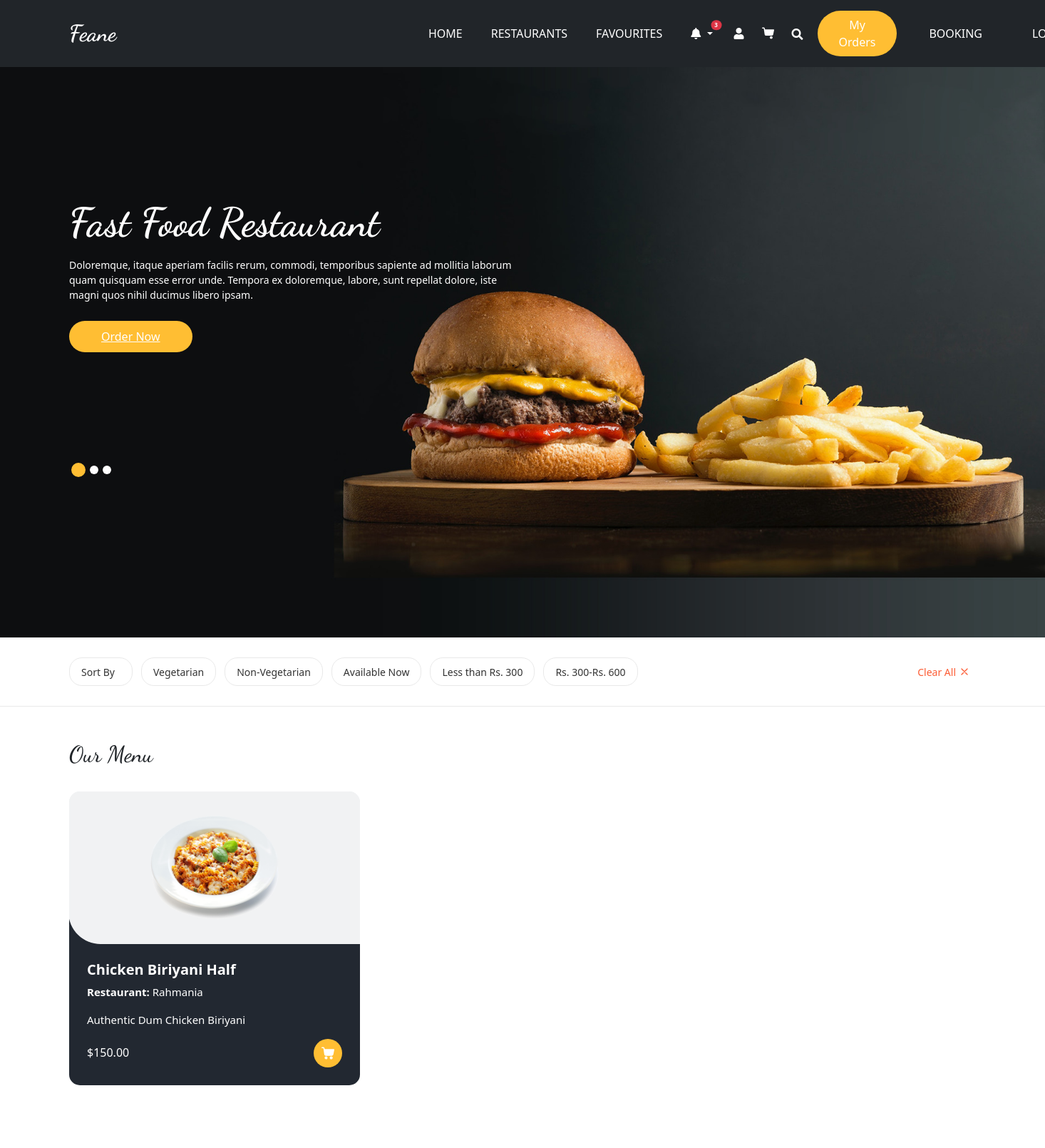
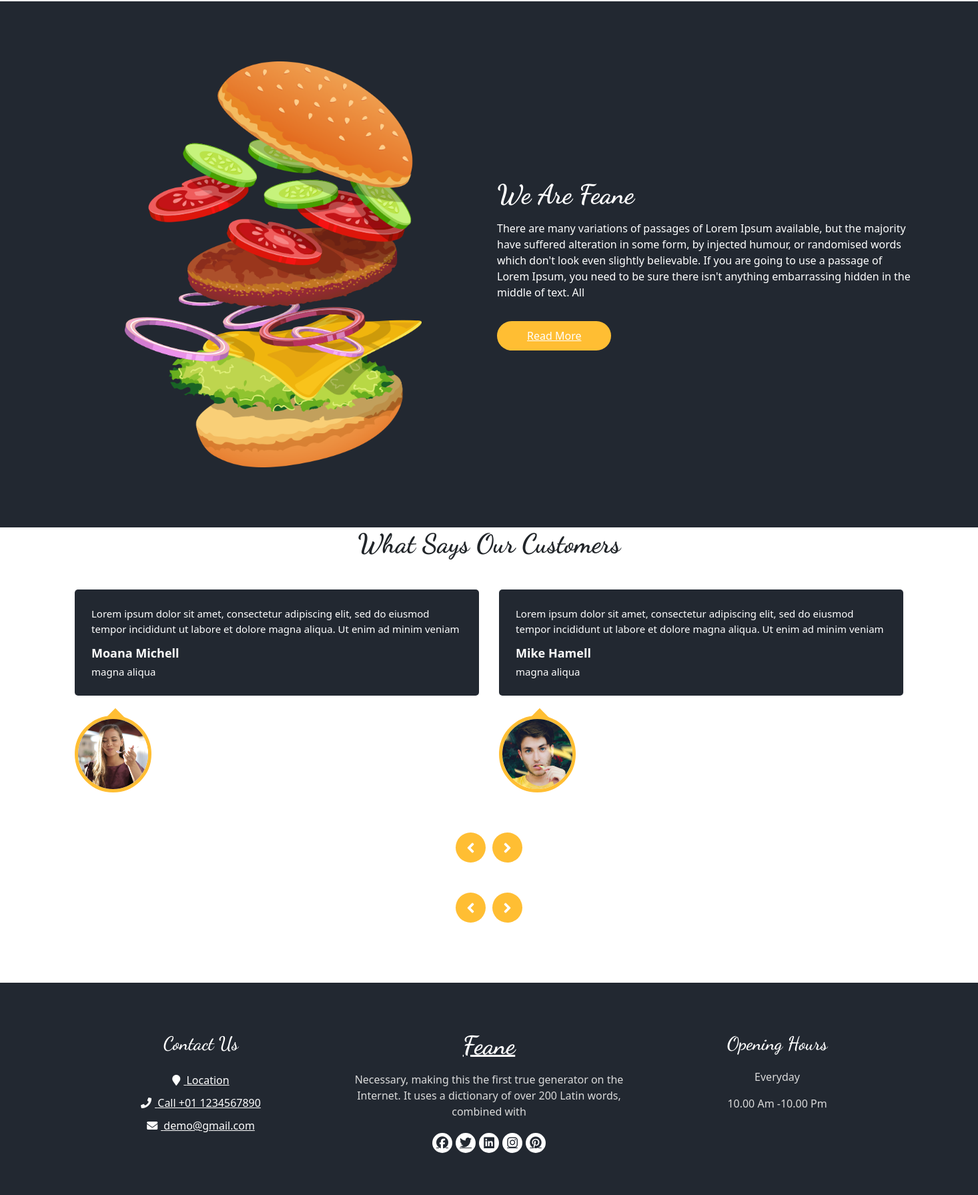
The app's page /customer_home/ (signed in, upper part) with its own data (2 pictures, top to bottom).
### core/models.py (models this page shows, shortened)
class FoodItem(models.Model):
    FOOD_TYPE_CHOICES = (
        ('veg', 'Vegetarian'),
        ('non_veg', 'Non-Vegetarian'),
        ('seasonal', 'Seasonal')
    )
    STATUS_CHOICES = (
        ('available', 'Available'),
        ('out_of_stock', 'Out of Stock')
    )
    restaurant = models.ForeignKey(Restaurant, on_delete=models.CASCADE, related_name='menu_items')
    name = models.CharField(max_length=255)
    description = models.TextField()
    price = models.DecimalField(max_digits=10, decimal_places=2)
    category = models.ForeignKey(Category, on_delete=models.CASCADE)
    ingredients = models.ManyToManyField(Ingredient)
    image = models.ImageField(upload_to='food_pics/')
    food_type = models.CharField(max_length=10, choices=FOOD_TYPE_CHOICES)
    status = models.CharField(max_length=15, choices=STATUS_CHOICES, default='available')

class Restaurant(models.Model):
    role = models.CharField(max_length=20, default='Restaurent_owner')
    owner = models.OneToOneField(User, on_delete=models.CASCADE, related_name='Restaurant')
    name = models.CharField(max_length=255)
    description = models.TextField()
    cuisine_type = models.CharField(max_length=100)
    street = models.CharField(max_length=255, default="street")
    city = models.CharField(max_length=100, default="city")
    state = models.CharField(max_length=100, default="state")
    postal_code = models.CharField(max_length=10, default="000000")
    country = models.CharField(max_length=100, default="country")
    phone_number = models.CharField(max_length=15)
    opening_time = models.TimeField()
    closing_time = models.TimeField()
    status_choices = (
        ('open', 'Open'),
        ('close', 'Close'),
        )
    status = models.CharField(max_length=5, choices=status_choices, default='open')
    profile_picture = models.ImageField(upload_to='restaurant_pics/')
    instagram_link = models.URLField(blank=True, null=True)
    twitter_link = models.URLField(blank=True, null=True)
    dining_capacity = models.PositiveIntegerField(validators=[MinValueValidator(1)], default=50)
    average_rating = models.FloatField(default=0.0)

### core/views.py (the view, shortened to what this page needs)
# urls.py: path('customer_home/', views.customer_home, name='customer_home'),
@login_required
def customer_home(request):
    food_items = FoodItem.objects.all()
    food_type = request.GET.get('food_type')
    status = request.GET.get('status')
    price_range = request.GET.get('price_range')
    sort_by = request.GET.get('sort')
    if food_type:
        food_items = food_items.filter(food_type=food_type)
    if status:
        food_items = food_items.filter(status=status)
    if price_range:
        try:
            min_price, max_price = map(float, price_range.split('-'))
            food_items = food_items.filter(price__gte=min_price, price__lte=max_price)
        except (ValueError, AttributeError):
            pass
    if not any([food_type, status, price_range, sort_by]):
        restaurants = Restaurant.objects.all()
        latest_items = []
        for restaurant in restaurants:
            latest_item = FoodItem.objects.filter(restaurant=restaurant).order_by('-id').first()
            if latest_item:
                latest_items.append(latest_item.id)
        food_items = FoodItem.objects.filter(id__in=latest_items)
    context = {
        'user': request.user,
        'latest_food_items': food_items,
        'filters': {
            'food_type': food_type,
            'status': status,
            'price_range': price_range,
        },
        'sort_by': sort_by,
    }
    return render(request, 'customer/home.html', context)

### core/context_processors.py (called while the page is built)
def notification_context(request):
    if request.user.is_authenticated:
        unread_count = get_user_notifications(request.user, unread_only=True).count()
        return {'unread_notifications_count': unread_count}
    return {'unread_notifications_count': 0}

### core/utils.py (called while the page is built)
def get_user_notifications(user, unread_only=False):
    notifications = Notification.objects.filter(user=user)
    if unread_only:
        notifications = notifications.filter(is_read=False)
    return notifications.order_by('-created_at')

### core/templates/customer/home.html (shortened to what this page needs)
{% extends 'customer/base.html' %}
{% load static %}
{% block content %}
<!DOCTYPE html>
<html>
<head>
</head>
<body>
  <div class="hero_area">
    <div class="bg-box">
      <img src="{% static 'images/hero-bg.jpg' %}" alt="">
    </div>
    <section class="slider_section ">
      <div id="customCarousel1" class="carousel slide" data-ride="carousel">
        <div class="carousel-inner">
          <div class="carousel-item active">
            <div class="container ">
              <div class="row">
                <div class="col-md-7 col-lg-6 ">
                  <div class="detail-box">
                    <h1>
                      Fast Food Restaurant
                    </h1>
                    <p>
                      Doloremque, itaque aperiam facilis rerum, commodi, temporibus sapiente ad mollitia laborum quam quisquam esse error unde. Tempora ex doloremque, labore, sunt repellat dolore, iste magni quos nihil ducimus libero ipsam.
                    </p>
                    <div class="btn-box">
                      <a href="" class="btn1">
                        Order Now
                      </a>
                    </div>
                  </div>
                </div>
              </div>
            </div>
          </div>
        </div>
        <div class="container">
          <ol class="carousel-indicators">
            <li data-target="#customCarousel1" data-slide-to="0" class="active"></li>
            <li data-target="#customCarousel1" data-slide-to="1"></li>
            <li data-target="#customCarousel1" data-slide-to="2"></li>
          </ol>
        </div>
      </div>
    </section>
  </div>
  <div class="filter-section">
    <div class="container">
        <div class="filter-container">
            <div class="sort-by-container">
                <button class="filter-item" onclick="toggleSortDropdown()">
                    Sort By
                </button>
            </div>
            <button class="filter-item" onclick="toggleFilter(this)" data-filter="food_type" data-value="veg">Vegetarian</button>
            <button class="filter-item" onclick="toggleFilter(this)" data-filter="food_type" data-value="non_veg">Non-Vegetarian</button>
            <button class="filter-item" onclick="toggleFilter(this)" data-filter="status" data-value="available">Available Now</button>
            <button class="filter-item" onclick="toggleFilter(this)" data-filter="price_range" data-value="0-300">Less than Rs. 300</button>
            <button class="filter-item" onclick="toggleFilter(this)" data-filter="price_range" data-value="300-600">Rs. 300-Rs. 600</button>
            <button class="clear-filters" onclick="clearAllFilters()">
                Clear All
                <svg class="clear-icon" viewBox="0 0 24 24" fill="none" stroke="currentColor">
                    <path d="M18 6L6 18M6 6l12 12" stroke-width="2" stroke-linecap="round"/>
                </svg>
            </button>
        </div>
    </div>
</div>
  <section class="food_section layout_padding-bottom">
    <div class="container mt-5">
      <h2>Our Menu</h2>
      <div class="row">
          {% for item in latest_food_items %}
              <div class="col-sm-6 col-lg-4">
                  <div class="box">
                      <div class="img-box">
                          <img src="{{ item.image.url }}" alt="{{ item.name }}">
                      </div>
                      <div class="detail-box">
                          <h5>{{ item.name }}</h5>
                          <p><strong>Restaurant:</strong> {{ item.restaurant.name }}</p>
                          <p>{{ item.description }}</p>
                          <div class="options">
                              <h6>${{ item.price }}</h6>
                              <a href="{% url 'add_to_cart' item.id %}">
                              </a>
                          </div>
                      </div>
                  </div>
              </div>
          {% endfor %}
      </div>
  </div>
  </section>
  <section class="about_section layout_padding">
    <div class="container  ">
      <div class="row">
        <div class="col-md-6 ">
          <div class="img-box">
            <img src="{% static 'images/about-img.png' %}" alt="">
          </div>
        </div>
        <div class="col-md-6">
          <div class="detail-box">
            <div class="heading_container">
              <h2>
                We Are Feane
              </h2>
            </div>
            <p>
              There are many variations of passages of Lorem Ipsum available, but the majority have suffered alteration
              in some form, by injected humour, or randomised words which don't look even slightly believable. If you
              are going to use a passage of Lorem Ipsum, you need to be sure there isn't anything embarrassing hidden in
              the middle of text. All
            </p>
            <a href="">
              Read More
            </a>
          </div>
        </div>
      </div>
    </div>
  </section>
  <section class="client_section layout_padding-bottom">
    <div class="container">
      <div class="heading_container heading_center psudo_white_primary mb_45">
        <h2>
          What Says Our Customers
        </h2>
      </div>
      <div class="carousel-wrap row ">
        <div class="owl-carousel client_owl-carousel">
          <div class="item">
            <div class="box">
              <div class="detail-box">
                <p>
                  Lorem ipsum dolor sit amet, consectetur adipiscing elit, sed do eiusmod tempor incididunt ut labore et dolore magna aliqua. Ut enim ad minim veniam
                </p>
                <h6>
                  Moana Michell
                </h6>
                <p>
                  magna aliqua
                </p>
              </div>
              <div class="img-box">
                <img src="{% static 'images/client1.jpg' %}" alt="" class="box-img">
              </div>
            </div>
          </div>
          <div class="item">
            <div class="box">
              <div class="detail-box">
                <p>
                  Lorem ipsum dolor sit amet, consectetur adipiscing elit, sed do eiusmod tempor incididunt ut labore et dolore magna aliqua. Ut enim ad minim veniam
                </p>
                <h6>
                  Mike Hamell
                </h6>
                <p>
                  magna aliqua
                </p>
              </div>
              <div class="img-box">
                <img src="{% static 'images/client2.jpg' %}" alt="" class="box-img">
              </div>
            </div>
          </div>
        </div>
      </div>
    </div>
  </section>
  <footer class="footer_section">
    <div class="container">
      <div class="row">
        <div class="col-md-4 footer-col">
          <div class="footer_contact">
            <h4>
              Contact Us
            </h4>
            <div class="contact_link_box">
              <a href="">
                <i class="fa fa-map-marker" aria-hidden="true"></i>
                <span>
                  Location
                </span>
              </a>
              <a href="">
                <i class="fa fa-phone" aria-hidden="true"></i>
                <span>
                  Call +01 1234567890
                </span>
              </a>
              <a href="">
                <i class="fa fa-envelope" aria-hidden="true"></i>
                <span>
                  demo@gmail.com
                </span>
              </a>
            </div>
          </div>
        </div>
        <div class="col-md-4 footer-col">
          <div class="footer_detail">
            <a href="" class="footer-logo">
              Feane
            </a>
            <p>
              Necessary, making this the first true generator on the Internet. It uses a dictionary of over 200 Latin words, combined with
            </p>
            <div class="footer_social">
              <a href="">
                <i class="fa fa-facebook" aria-hidden="true"></i>
              </a>
              <a href="">
                <i class="fa fa-twitter" aria-hidden="true"></i>
              </a>
              <a href="">
                <i class="fa fa-linkedin" aria-hidden="true"></i>
              </a>
              <a href="">
                <i class="fa fa-instagram" aria-hidden="true"></i>
              </a>
              <a href="">
                <i class="fa fa-pinterest" aria-hidden="true"></i>
              </a>
            </div>
          </div>
        </div>
        <div class="col-md-4 footer-col">
          <h4>
            Opening Hours
          </h4>
          <p>
            Everyday
          </p>
          <p>
            10.00 Am -10.00 Pm
          </p>
        </div>
      </div>
    </div>
  </footer>
</body>
</html>
{% endblock %}

### static/css/responsive.css (style rules this page uses)
@media (min-width: 1200px) { .container { max-width: 1170px; } }

### core/templates/customer/home.html (style rules this page uses)
.sort-by-container { position: relative; display: inline-block; }
.sort-by-container .filter-item { height: 40px; padding: 8px 16px; vertical-align: middle; }
.filter-section { padding: 20px 0; border-bottom: 1px solid #e9e9e9; margin-bottom: 30px; background: white; z-index: 9999; }
.filter-container { display: flex; align-items: center; flex-wrap: nowrap; gap: 12px; padding: 8px 0; -ms-overflow-style: none; scrollbar-width: none; height: 56px; }
.filter-item { height: 40px; padding: 0 16px; border: 1px solid #e9e9e9; border-radius: 18px; white-space: nowrap; cursor: pointer; background: white; transition: all 0.3s ease; font-size: 14px; color: #333; display: flex; align-items: center; gap: 8px; flex-shrink: 0; }
.clear-filters { height: 40px; padding: 0 16px; border: 1px solid #e9e9e9; border-radius: 18px; background: white; cursor: pointer; color: #ff4d4d; display: flex; align-items: center; gap: 8px; margin-left: auto; flex-shrink: 0; }
.clear-filters { display: flex; align-items: center; gap: 4px; color: #fc5d35; border: none; background: none; padding: 8px; cursor: pointer; font-size: 14px; }
.clear-filters svg { width: 16px; height: 16px; stroke: #fc5d35; }

### records on screen
FoodItem: image (picture), name "Chicken Biriyani Half", restaurant.name "Rahmania", description "Authentic Dum Chicken Biriyani", price "150.00"

### other values on screen
{{ unread_notifications_count }} "3"
